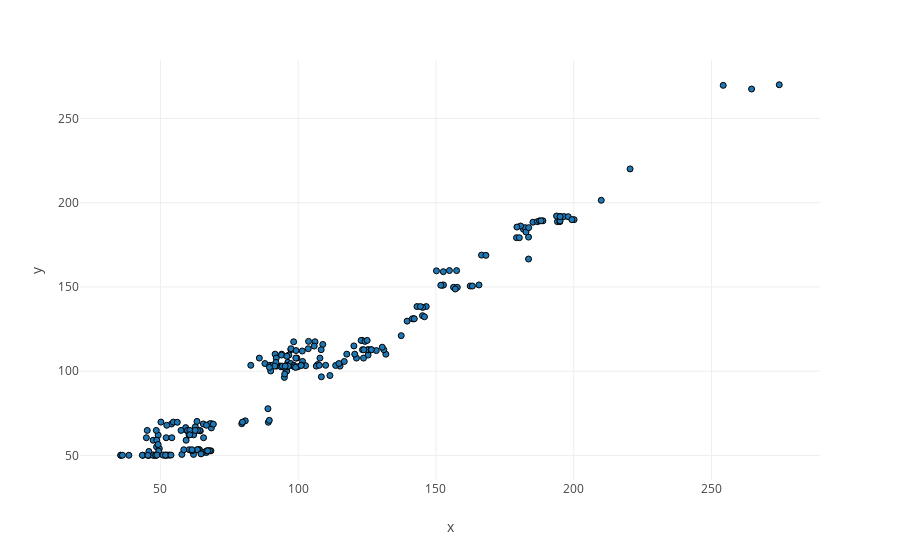

Source (notebook cell):
### Code cell
iscatter(results, y_test, predictions)

### Figure 1 — Plotly figure (JSON) as saved in the notebook; plotly's stock layout.template omitted (floating-point values rounded to 4 significant figures; data arrays with more than 128 entries replaced by an {"elided": "..."} marker saying what was removed)
{"data": [{"hovertemplate": "x=%{x}<br>y=%{y}<extra></extra>", "legendgroup": "", "marker": {"color": "#1F77B4", "line": {"color": "black", "width": 1}, "symbol": "circle"}, "mode": "markers", "name": "", "orientation": "v", "showlegend": false, "type": "scatter", "x": {"elided": "228 float values"}, "xaxis": "x", "y": {"elided": "228 float values"}, "yaxis": "y"}], "layout": {"legend": {"tracegroupgap": 0}, "margin": {"t": 60}, "xaxis": {"anchor": "y", "domain": [0, 1], "title": {"text": "x"}}, "yaxis": {"anchor": "x", "domain": [0, 1], "title": {"text": "y"}}}}
